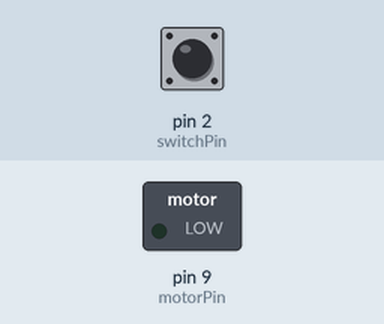
Bench run of a sketch on a simulated Arduino Uno, built with avr-gcc and run on an emulated ATmega328P. On the bench: switched loads named in the sketch (green lamp = pin HIGH). Inputs (shaded band) come from the test bench; at power-on: pin 2 (switchPin) LOW.

Above: at 1.2 s.
1.3 s: pin 2 (switchPin) pulled HIGH for 0.15 s
At 2.7 s:
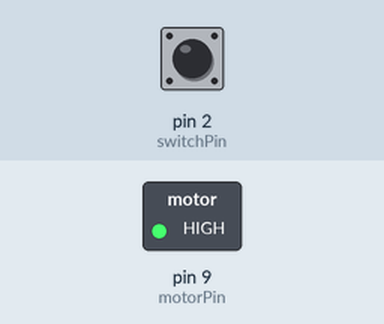
3.0 s: pin 2 (switchPin) pulled HIGH for 1 s
At 3.8 s:
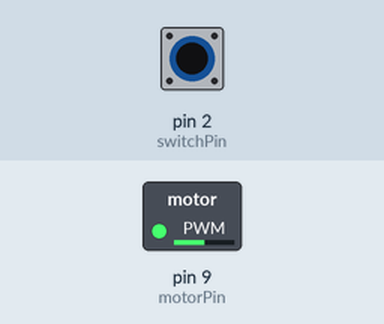
5.5 s: pin 2 (switchPin) pulled HIGH for 3.2 s
At 9.6 s:
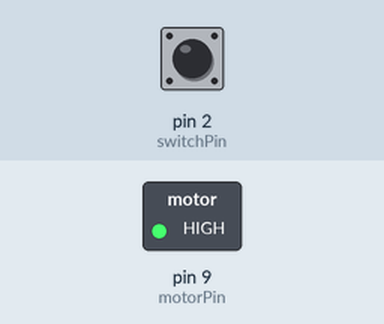
Timing chart, 0 to 11.1 s (numbered marks = the images above; inputs shaded):
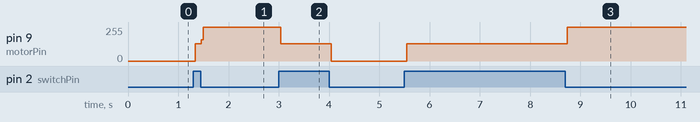

The sketch:

project_9.ino
```cpp
const int switchPin = 2;
const int motorPin = 9;
int switchState = 0;
bool motorFlip = false;


void setup() {
  pinMode(motorPin, OUTPUT);
  pinMode(switchPin, INPUT);

}

//void loop() {
//  switchState = digitalRead(switchPin);
//
  //if (switchState  == HIGH) {
    //digitalWrite(motorPin, HIGH);
  //} else {
    //digitalWrite(motorPin, LOW);
  //}
//}

void loop() {
  switchState = digitalRead(switchPin);

  if (switchState == HIGH){
    motorFlip = !motorFlip;
  }


  if (motorFlip) {
    digitalWrite(motorPin, HIGH);
  } else {
    digitalWrite(motorPin, LOW);
  }

}
```

Measured:
- after the input at 1.3 s, pin 9 (motorPin): 0/255 → 128/255 at once, → 255/255 0.12 s later
- after the input at 3.0 s, pin 9 (motorPin): 255/255 → 128/255 at once, → 0/255 1.0 s later
- after the input at 5.5 s, pin 9 (motorPin): 0/255 → 128/255 at once, → 255/255 3.2 s later
